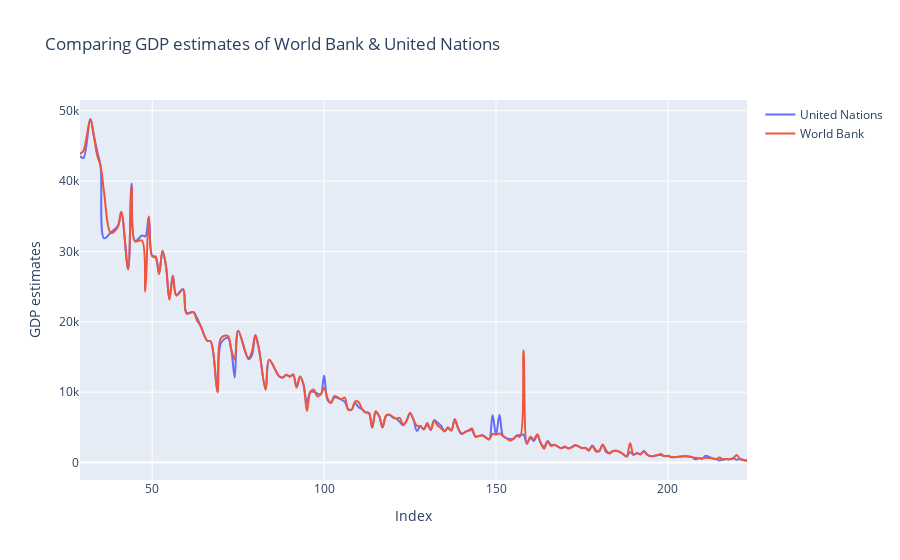

This figure's notebook cell:
### Markdown cell above
Line plot to compare the GDP data estimates from the 'World Bank' and 'United Nations' columns, identifying any similarities between the two datasets.

### Code cell
# Line plot to explore relationship between two columns

fig = go.Figure()

fig.add_trace(go.Scatter(x=df.index, mode='lines', y=df['United Nations'], name='United Nations', line_shape='spline'))
fig.add_trace(go.Scatter(x=df.index, mode='lines', y=df['World Bank'], name='World Bank', line_shape='spline'))

fig.update_layout(title='Comparing GDP estimates of World Bank & United Nations', xaxis_title='Index', yaxis_title='GDP estimates')

iplot(fig)

### Figure 1 — Plotly figure (JSON) as saved in the notebook; plotly's stock layout.template omitted (floating-point values rounded to 4 significant figures; data arrays with more than 128 entries replaced by an {"elided": "..."} marker saying what was removed)
{"data": [{"line": {"shape": "spline"}, "mode": "lines", "name": "United Nations", "type": "scatter", "x": {"elided": "176 int values"}, "y": {"elided": "176 float values"}}, {"line": {"shape": "spline"}, "mode": "lines", "name": "World Bank", "type": "scatter", "x": {"elided": "176 int values"}, "y": {"elided": "176 float values"}}], "layout": {"title": {"text": "Comparing GDP estimates of World Bank & United Nations"}, "xaxis": {"title": {"text": "Index"}}, "yaxis": {"title": {"text": "GDP estimates"}}}}
